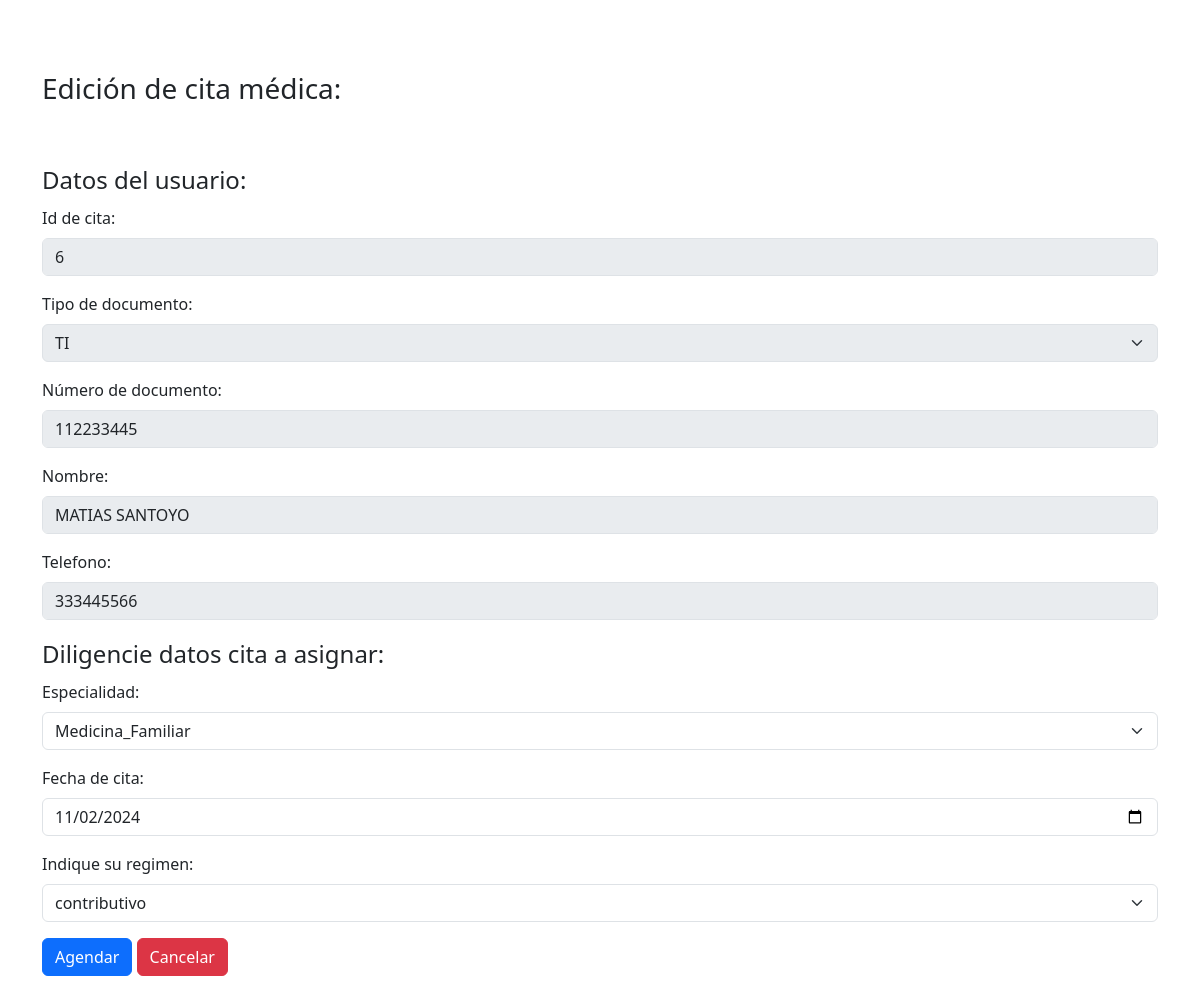
The app's page /php/editar.php?id=6 (signed in) with its own data.
### tables this page shows
CREATE TABLE `citas` (
  `id` int(11) NOT NULL,
  `usuario_id` int(50) NOT NULL,
  `tipo_documento` varchar(50) NOT NULL,
  `nombre_usuario` varchar(50) NOT NULL,
  `telefono` int(50) NOT NULL,
  `fecha_cita` date NOT NULL,
  `especialidad` varchar(50) NOT NULL,
  `valor_consulta` int(11) NOT NULL,
  `regimen` varchar(50) NOT NULL
);

### php/editar.php (the view, shortened to what this page needs)
<?php
include("conexion.php");
$id = $_GET['id'];
$editar_cita = "SELECT * FROM citas WHERE id = '$id'";
$ejecutar5 = mysqli_query($conexion,$editar_cita);
$fila = mysqli_fetch_array($ejecutar5);
?>
<!doctype html>
<html lang="en">
    <head>
        <link
            href="https://cdn.jsdelivr.net/npm/bootstrap@5.3.2/dist/css/bootstrap.min.css"
            rel="stylesheet"
        />
    </head>
    <body><br>
        <main class="container my-4"><br>
            <h3>
                Edici&oacute;n de cita m&eacute;dica:
            </h3>
            <br>
            <br>
            <form action="actualizar.php" method="post">
                <fieldset>
                  <legend>Datos del usuario:</legend><br>
                  <div class="mb-3">
                      <label for="" class="form-label">Id de cita:</label>
                      <input
                          type="number"
                          class="form-control"
                          name="id"
                          disabled
                          value="<?= $fila['id'] ?>"
                          id=""
                          placeholder="id"
                      />
                    </div>
                    <div class="mb-3">
                      <label for="tipo_documento" class="form-label">Tipo de documento:</label>
                      <select
                        id="tipo_documento"
                        class="form-select"
                        name="tipo_documento_slc"
                        disabled
                        >
                        <option value=""><?= $fila['tipo_documento']?></option>
                      </select>
                    </div>
                    <div class="mb-3">
                      <label for="documento" class="form-label">N&uacute;mero de documento:</label>
                      <input
                          type="number"
                          class="form-control"
                          name="documento_num"
                          id="documento"
                          disabled
                          value="<?= $fila['usuario_id']?>"
                          placeholder="Ingrese documento"
                      />
                    </div>
                    <div class="mb-3">
                      <label for="nombre" class="form-label">Nombre:</label>
                      <input
                          type="text"
                          class="form-control"
                          name="nombre_txt"
                          id="nombre"
                          disabled
                          value="<?= $fila['nombre_usuario'] ?>"
                          placeholder="Ingrese nombre de usuario"
                      />
                    </div>
                    <div class="mb-3">
                      <label for="telefono" class="form-label">Telefono:</label>
                      <input
                          type="number"
                          class="form-control"
                          name="telefono_num"
                          disabled
                          value="<?= $fila['telefono'] ?>"
                          id="telefono"
                          placeholder="Ingrese numero de telefono"
                      />
                    </div>
                  <legend>Diligencie datos cita a asignar:</legend>
                  <div class="mb-3">
                      <label for="especialidad" class="form-label">Especialidad:</label>
                      <select
                        id="especialidad"
                        class="form-select"
                        name="especialidad_slc"
                        >
                        <option value=""><?= $fila['especialidad'] ?></option>
                      </select>
                    </div>
                    <div class="mb-3">
                      <label for="fecha_cita" class="form-label">Fecha de cita:</label>
                      <input
                          type="date"
                          class="form-control"
                          name="fecha_cita_txt"
                          value="<?= $fila['fecha_cita'] ?>"
                          id="fecha_cita"
                      />
                    </div>
                    <div class="mb-3">
                      <label for="regimen" class="form-label">Indique su regimen:</label>
                      <select
                        id="regimen"
                        class="form-select"
                        name="regimen_txt"
                        >
                        <option value="<?= $fila['regimen'] ?>"><?= $fila['regimen'] ?></option>
                      </select>
                    </div>
                    <button
                     type="submit"
                     class="btn btn-primary">Agendar</button>
                     <a
                            name=""
                            id=""
                            class="btn btn-danger"
                            href="ver-cita.php"
                            role="button"
                            >Cancelar</a
                        >
                </fieldset>
            </form>
        </main>
    </body>
</html>

### records on screen
citas: id "6", tipo_documento_slc "TI", documento_num "112233445", nombre_txt "MATIAS SANTOYO", telefono_num "333445566", especialidad_slc "Medicina_Familiar", fecha_cita_txt "11/02/2024", regimen_txt "contributivo"
